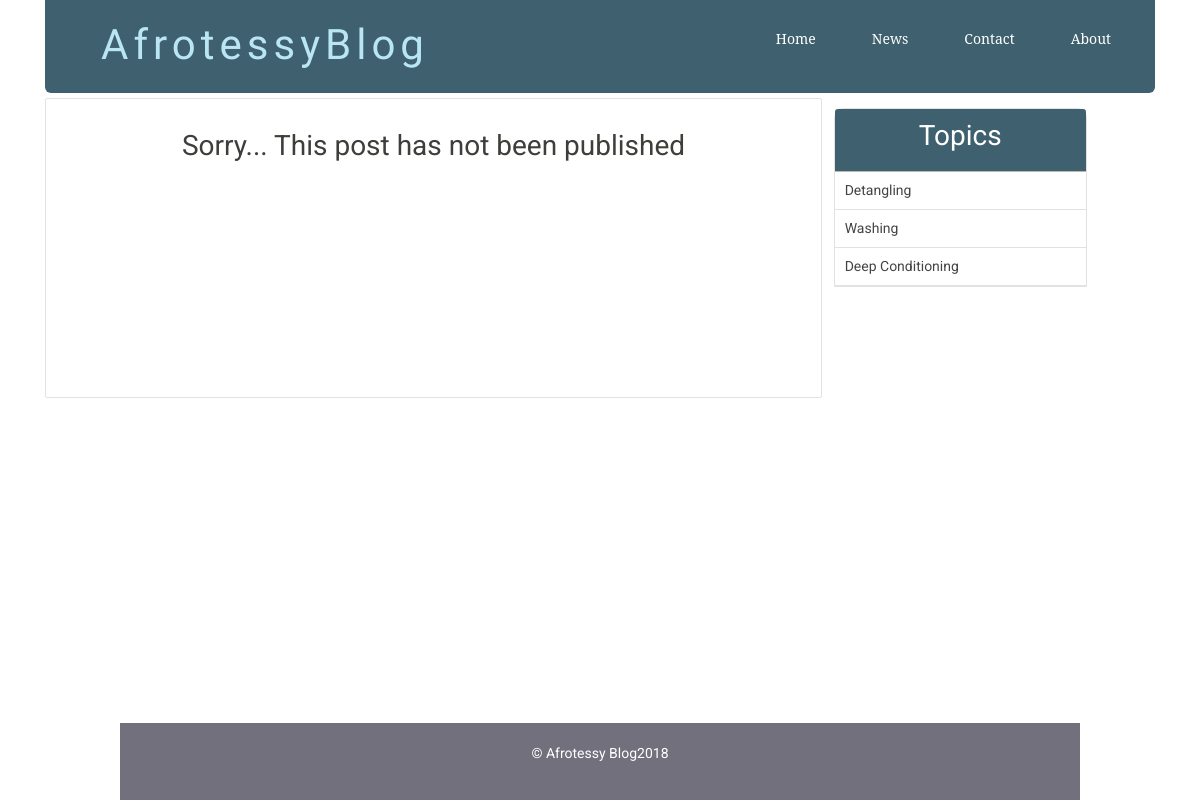
Page /single_post.php on the committed database.
### tables this page shows
CREATE TABLE `topics` (
  `id` int(11) NOT NULL,
  `name` varchar(255) NOT NULL,
  `slug` varchar(255) DEFAULT NULL
);

### includes/public_functions.php (called while the page is built, shortened)
<?php
function getAllTopics()
{
	global $conn;
	$sql = "SELECT * FROM topics";
	$result = mysqli_query($conn, $sql);
	$topics = mysqli_fetch_all($result, MYSQLI_ASSOC);
	return $topics;
}
?>

### single_post.php (the view, shortened to what this page needs)
<?php  include('config.php'); ?>
<?php  include('includes/public_functions.php'); ?>
<?php
	$topics = getAllTopics();
?>
<?php include('includes/head_section.php'); ?>
</head>
<body>
<div class="container">
		<?php include( ROOT_PATH . '/includes/navbar.php'); ?>
	<div class="content" >
		<div class="post-wrapper">
			<div class="full-post-div">
			<?php if ($post['published'] == false): ?>
				<h2 class="post-title">Sorry... This post has not been published</h2>
			<?php endif ?>
			</div>
		</div>
		<div class="post-sidebar">
			<div class="card">
				<div class="card-header">
					<h2>Topics</h2>
				</div>
				<div class="card-content">
					<?php foreach ($topics as $topic): ?>
						<a
							href="<?php echo BASE_URL . 'filtered_posts.php?topic=' . $topic['id'] ?>">
							<?php echo $topic['name']; ?>
						</a>
					<?php endforeach ?>
				</div>
			</div>
		</div>
	</div>
</div>
<?php include( ROOT_PATH . '/includes/footer.php'); ?>

### static/css/public_styling.css (style rules this page uses)
* { margin: 0px; padding: 0px; }
html { height: 100%; box-sizing: border-box; }
body { position: relative; margin: 0; padding-bottom: 6rem; min-height: 100%; }
h1, h2, h3, h4, h5, h6 { color: #444; font-family: 'Averia Serif Libre', cursive; }
a { text-decoration: none; }
.container { width: 80%; margin: 0px auto; }
.content { margin: 5px auto; border-radius: 5px; min-height: 400px; }
.content:after { content: ""; display: block; clear: both; }
.content .post-wrapper { width: 70%; float: left; min-height: 250px; }
.full-post-div { min-height: 300px; padding: 20px; border: 1px solid #e4e1e1; border-radius: 2px; }
.full-post-div h2.post-title { margin: 10px auto 20px; text-align: center; }
.post-sidebar { width: 24%; float: left; margin-left: 5px; min-height: 400px; }
.post-sidebar .card { width: 95%; margin: 10px auto; border: 1px solid #e4e1e1; border-radius: 10px 10px 0px 0px; }
.post-sidebar .card .card-header { padding: 10px; text-align: center; border-radius: 3px 3px 0px 0px; background: #3E606F; }
.post-sidebar .card .card-header h2 { color: white; }
.post-sidebar .card .card-content a { display: block; box-sizing: border-box; padding: 8px 10px; border-bottom: 1px solid #e4e1e1; color: #444; }

### rows in the picture
topics: name "Detangling"
topics: name "Washing"
topics: name "Deep Conditioning"

### other values in the picture
date ('Y') "2018"
